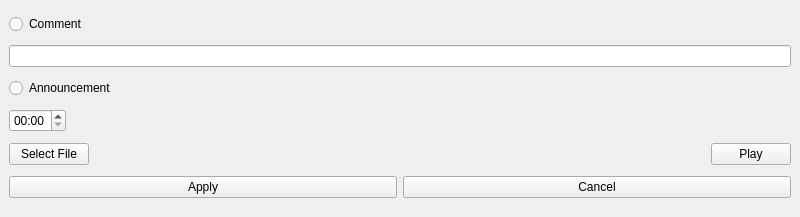
<?xml version="1.0" encoding="UTF-8"?>
<ui version="4.0">
 <class>announceEdit</class>
 <widget class="QMainWindow" name="announceEdit">
  <property name="geometry">
   <rect>
    <x>0</x>
    <y>0</y>
    <width>800</width>
    <height>217</height>
   </rect>
  </property>
  <property name="windowTitle">
   <string>Edit/Create Announcement</string>
  </property>
  <widget class="QWidget" name="centralwidget">
   <layout class="QVBoxLayout" name="verticalLayout">
    <item>
     <widget class="QRadioButton" name="radioComment">
      <property name="text">
       <string>Comment</string>
      </property>
     </widget>
    </item>
    <item>
     <widget class="QLineEdit" name="commentText">
      <property name="text">
       <string/>
      </property>
     </widget>
    </item>
    <item>
     <widget class="QRadioButton" name="radioAnnounce">
      <property name="text">
       <string>Announcement</string>
      </property>
     </widget>
    </item>
    <item>
     <widget class="QTimeEdit" name="timeSelection">
      <property name="sizePolicy">
       <sizepolicy hsizetype="Fixed" vsizetype="Fixed">
        <horstretch>0</horstretch>
        <verstretch>0</verstretch>
       </sizepolicy>
      </property>
      <property name="displayFormat">
       <string>hh:mm</string>
      </property>
     </widget>
    </item>
    <item>
     <layout class="QHBoxLayout" name="horizontalLayout_2">
      <item>
       <widget class="QPushButton" name="selectFileButton">
        <property name="sizePolicy">
         <sizepolicy hsizetype="Fixed" vsizetype="Fixed">
          <horstretch>0</horstretch>
          <verstretch>0</verstretch>
         </sizepolicy>
        </property>
        <property name="text">
         <string>Select File</string>
        </property>
       </widget>
      </item>
      <item>
       <widget class="QLabel" name="fileNameLabel">
        <property name="text">
         <string>&lt;file-name&gt;</string>
        </property>
       </widget>
      </item>
      <item>
       <widget class="QPushButton" name="playButton">
        <property name="sizePolicy">
         <sizepolicy hsizetype="Fixed" vsizetype="Fixed">
          <horstretch>0</horstretch>
          <verstretch>0</verstretch>
         </sizepolicy>
        </property>
        <property name="text">
         <string>Play</string>
        </property>
       </widget>
      </item>
     </layout>
    </item>
    <item>
     <layout class="QHBoxLayout" name="horizontalLayout">
      <item>
       <widget class="QPushButton" name="appluButton">
        <property name="text">
         <string>Apply</string>
        </property>
       </widget>
      </item>
      <item>
       <widget class="QPushButton" name="cancelButton">
        <property name="text">
         <string>Cancel</string>
        </property>
       </widget>
      </item>
     </layout>
    </item>
   </layout>
  </widget>
 </widget>
 <resources/>
 <connections>
  <connection>
   <sender>radioAnnounce</sender>
   <signal>toggled(bool)</signal>
   <receiver>announceEdit</receiver>
   <slot>enableParts()</slot>
   <hints>
    <hint type="sourcelabel">
     <x>710</x>
     <y>87</y>
    </hint>
    <hint type="destinationlabel">
     <x>796</x>
     <y>88</y>
    </hint>
   </hints>
  </connection>
  <connection>
   <sender>selectFileButton</sender>
   <signal>clicked()</signal>
   <receiver>announceEdit</receiver>
   <slot>selectFileButtonClicked()</slot>
   <hints>
    <hint type="sourcelabel">
     <x>65</x>
     <y>148</y>
    </hint>
    <hint type="destinationlabel">
     <x>0</x>
     <y>154</y>
    </hint>
   </hints>
  </connection>
  <connection>
   <sender>playButton</sender>
   <signal>clicked()</signal>
   <receiver>announceEdit</receiver>
   <slot>playButtonClicked()</slot>
   <hints>
    <hint type="sourcelabel">
     <x>741</x>
     <y>149</y>
    </hint>
    <hint type="destinationlabel">
     <x>801</x>
     <y>153</y>
    </hint>
   </hints>
  </connection>
  <connection>
   <sender>appluButton</sender>
   <signal>clicked()</signal>
   <receiver>announceEdit</receiver>
   <slot>applyButtonClicked()</slot>
   <hints>
    <hint type="sourcelabel">
     <x>99</x>
     <y>192</y>
    </hint>
    <hint type="destinationlabel">
     <x>0</x>
     <y>197</y>
    </hint>
   </hints>
  </connection>
  <connection>
   <sender>cancelButton</sender>
   <signal>clicked()</signal>
   <receiver>announceEdit</receiver>
   <slot>cancelButtonClicked()</slot>
   <hints>
    <hint type="sourcelabel">
     <x>669</x>
     <y>194</y>
    </hint>
    <hint type="destinationlabel">
     <x>800</x>
     <y>192</y>
    </hint>
   </hints>
  </connection>
 </connections>
 <slots>
  <slot>enableParts()</slot>
  <slot>selectFileButtonClicked()</slot>
  <slot>playButtonClicked()</slot>
  <slot>applyButtonClicked()</slot>
  <slot>cancelButtonClicked()</slot>
 </slots>
</ui>
